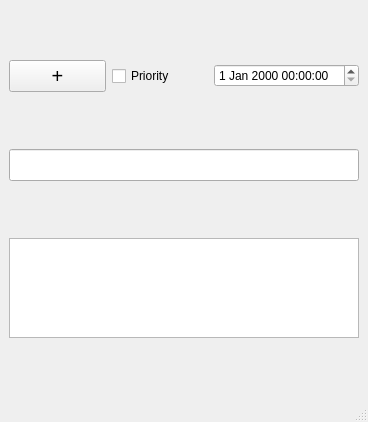
<?xml version="1.0" encoding="UTF-8"?>
<ui version="4.0">
 <class>MainWindow</class>
 <widget class="QMainWindow" name="MainWindow">
  <property name="geometry">
   <rect>
    <x>0</x>
    <y>0</y>
    <width>368</width>
    <height>422</height>
   </rect>
  </property>
  <property name="windowTitle">
   <string>MainWindow</string>
  </property>
  <property name="windowIcon">
   <iconset>
    <normaloff>todo-list-icon.jpg</normaloff>todo-list-icon.jpg</iconset>
  </property>
  <property name="iconSize">
   <size>
    <width>100</width>
    <height>100</height>
   </size>
  </property>
  <widget class="QWidget" name="centralwidget">
   <layout class="QVBoxLayout" name="verticalLayout">
    <item>
     <layout class="QGridLayout" name="gl_tasks"/>
    </item>
    <item>
     <layout class="QHBoxLayout" name="horizontalLayout">
      <item>
       <widget class="QPushButton" name="btn_newtask">
        <property name="font">
         <font>
          <pointsize>15</pointsize>
         </font>
        </property>
        <property name="toolTip">
         <string>add new task</string>
        </property>
        <property name="text">
         <string>+</string>
        </property>
       </widget>
      </item>
      <item>
       <widget class="QCheckBox" name="cb_priority">
        <property name="toolTip">
         <string>If this task is important clicked</string>
        </property>
        <property name="text">
         <string>Priority</string>
        </property>
       </widget>
      </item>
      <item>
       <widget class="QDateTimeEdit" name="dateTimeEdit"/>
      </item>
     </layout>
    </item>
    <item>
     <widget class="QLineEdit" name="tb_new_task_title">
      <property name="font">
       <font>
        <pointsize>15</pointsize>
       </font>
      </property>
      <property name="toolTip">
       <string>Title</string>
      </property>
     </widget>
    </item>
    <item>
     <widget class="QTextEdit" name="tb_new_task_description">
      <property name="maximumSize">
       <size>
        <width>16777215</width>
        <height>100</height>
       </size>
      </property>
      <property name="toolTip">
       <string>description</string>
      </property>
     </widget>
    </item>
   </layout>
  </widget>
  <widget class="QMenuBar" name="menubar">
   <property name="geometry">
    <rect>
     <x>0</x>
     <y>0</y>
     <width>368</width>
     <height>22</height>
    </rect>
   </property>
  </widget>
  <widget class="QStatusBar" name="statusbar"/>
 </widget>
 <resources/>
 <connections/>
</ui>
